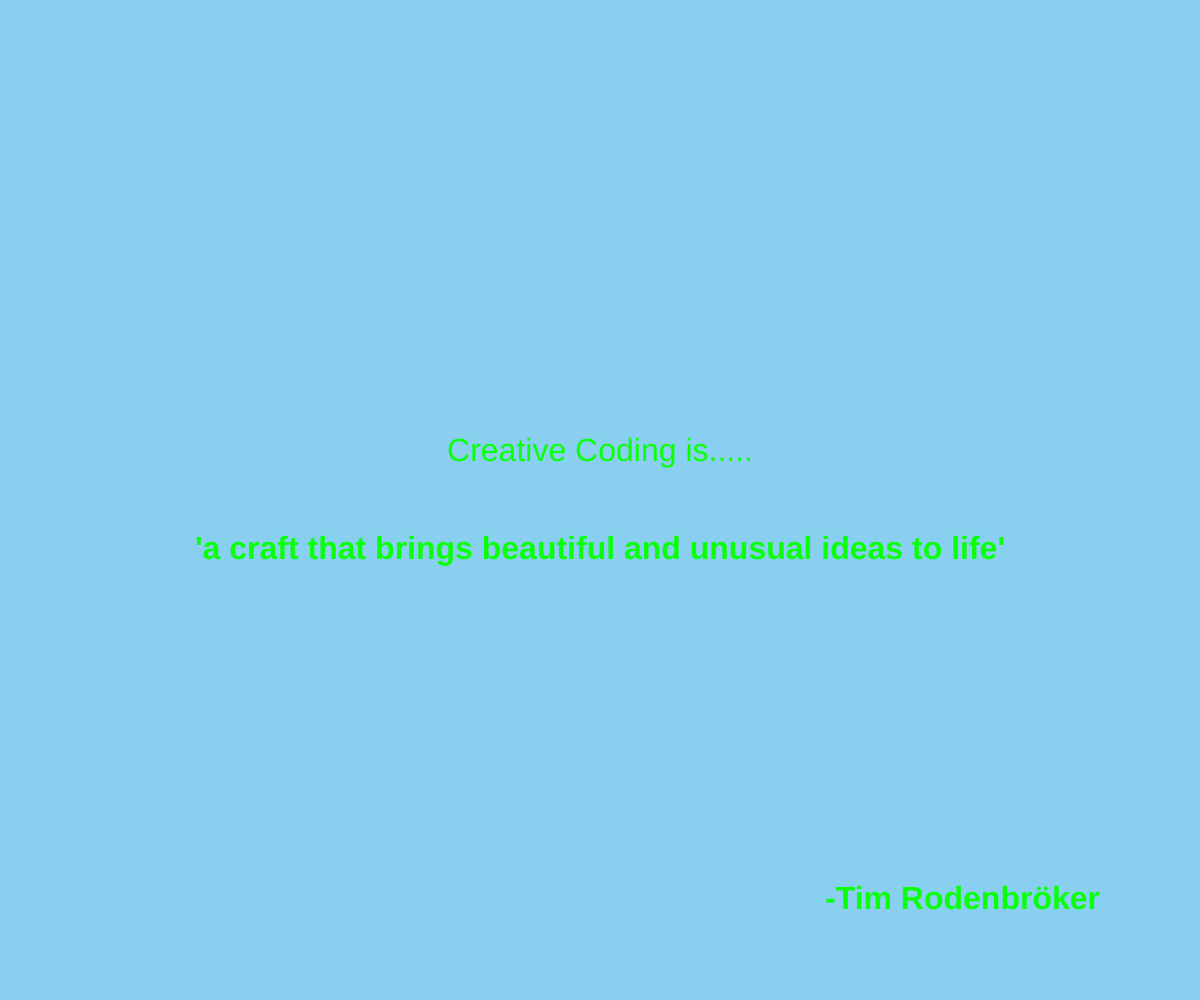
Frame 1 (no input)
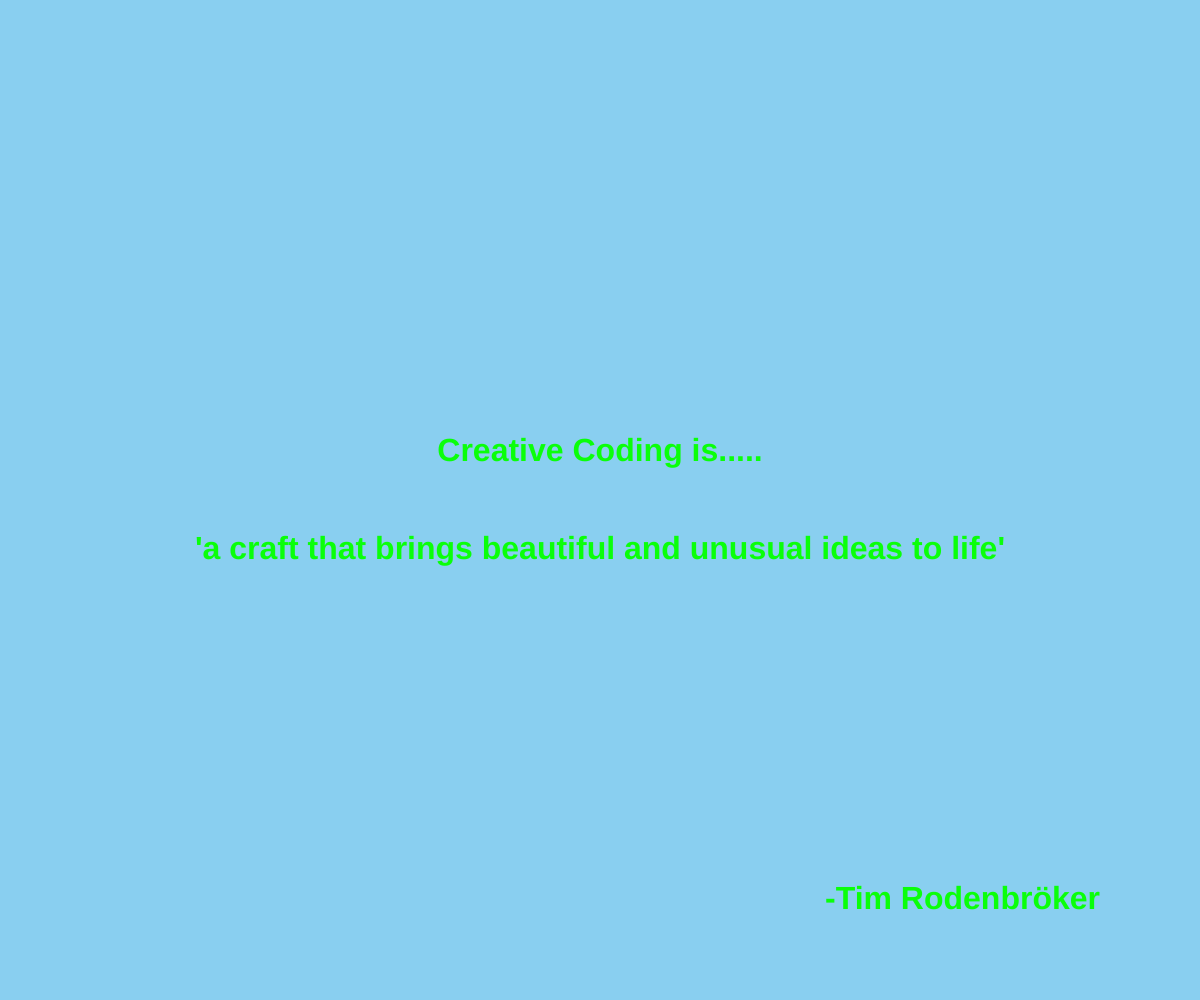
Frame 60 (no input)
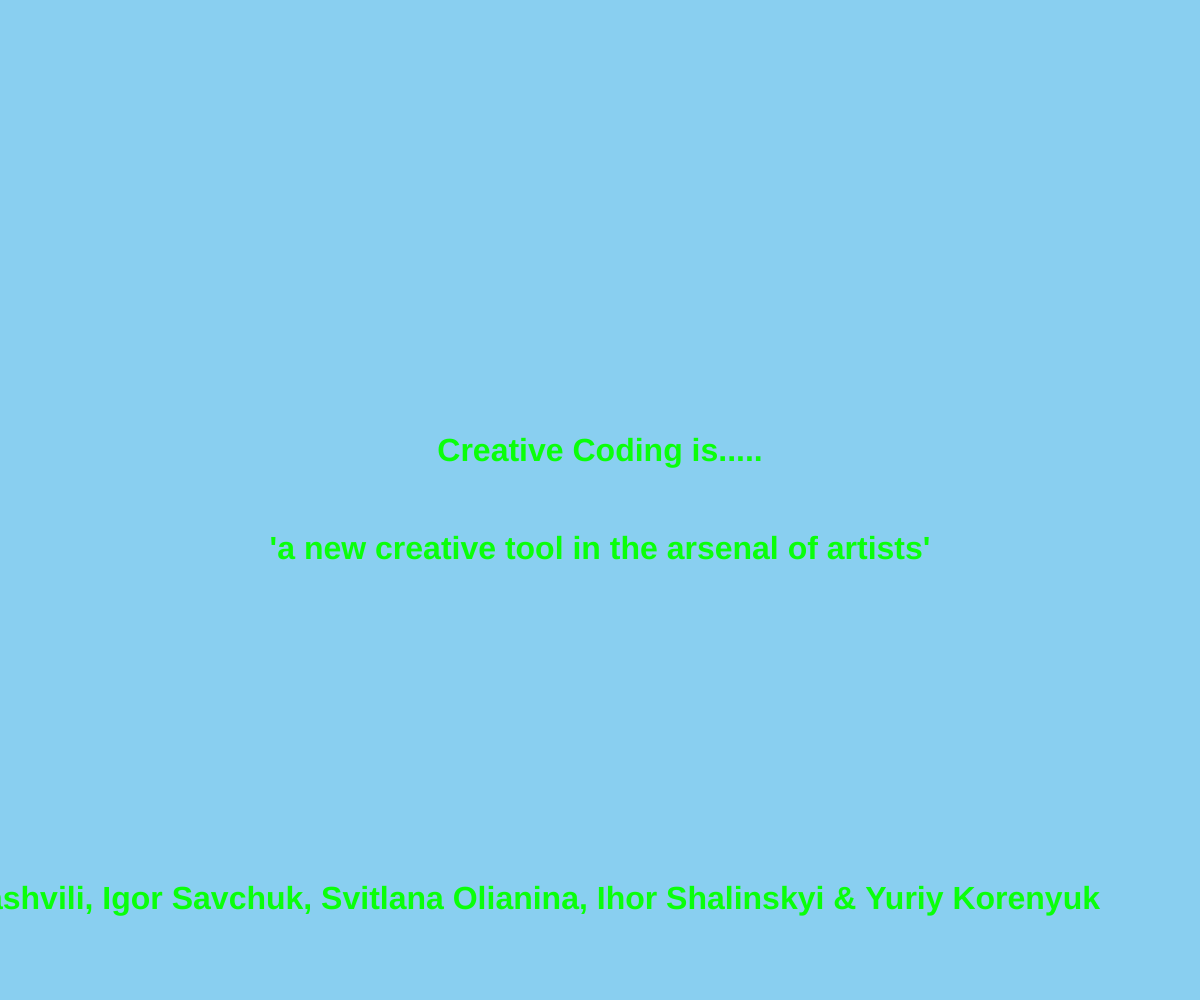
Frame 120 (the mouse pressed at the canvas centre since frame 60)

The p5.js sketch that drew these frames (run headless with seeded random() and noise() and a simulated clock; from frame 60 on, the mouse is pressed at the canvas centre):

// p5.js sketch
// ── sketch.js
// change the quotes in this array. Be mindful of the quotation marks!
// this is the only part of the file you need to edit!

const quotes = [
  { text: "a type of computer programming in which the goal is to create something expressive instead of something functional", source: "Wikipedia" },
  { text: "a craft that brings beautiful and unusual ideas to life", source: "Tim Rodenbröker" },
  { text: "a new creative tool in the arsenal of artists", source: "Asmati Chibalashvili, Igor Savchuk, Svitlana Olianina, Ihor Shalinskyi & Yuriy Korenyuk" },
  { text: "a world of imagination and problem-solving that's every bit as inventive as painting on a canvas", source: "Simpsons Creative" },
  { text: "where programming meets art, and code becomes a medium for expressing artistic ideas", source: "Cratecode" },
  { text: "expressive, interactive, and dynamic art-something that's not always achievable with traditional mediums", source: "Okoye Ndidiamaka" },
  { text: "reshaping our perceptions of art, pushing boundaries, and inspiring new generations of creators to explore the limitless possibilities at the intersection of art and technology", source: "Javier Marc" },
  { text: "a deliberate act of letting go and seeing where the process takes you", source: "Patrick Hübner" }
];
// no need to edit anything below this line! 
// if you have made an error, you can check your history to see what might have gone wrong

// a variable that holds the current quote
let current = [];

function setup() {
  createCanvas(windowWidth, windowHeight);
  // Seed with millis() so each page load gives a different quote.
  randomSeed(millis());
  textSize(32);
  fill(10, 255, 10);
  // calls the function to pick a quote
  pickQuote();
}

function pickQuote() {
  // take a random number and use that to identify what quote to use
  current = quotes[floor(random(quotes.length))];
}

function draw() {
  background(137, 207, 240); // set the background color
  drawQuote();  // draw the quote on screen
}

function drawQuote() {   // draw text
  textAlign(CENTER, CENTER);
  text("Creative Coding is.....", width / 2, height / 2 - 48);
  textStyle(BOLD);
  text("'" + current.text + "'", width * 0.1, height / 2 - 100, width * 0.8, 300);
  textAlign(RIGHT, CENTER);
  text("-" + current.source, width - 100, height - 100);

}

function windowResized() {
  resizeCanvas(windowWidth, windowHeight);
}

function newQuote() {
  pickQuote();
  redraw();
}

function mousePressed() {
  newQuote();
}
